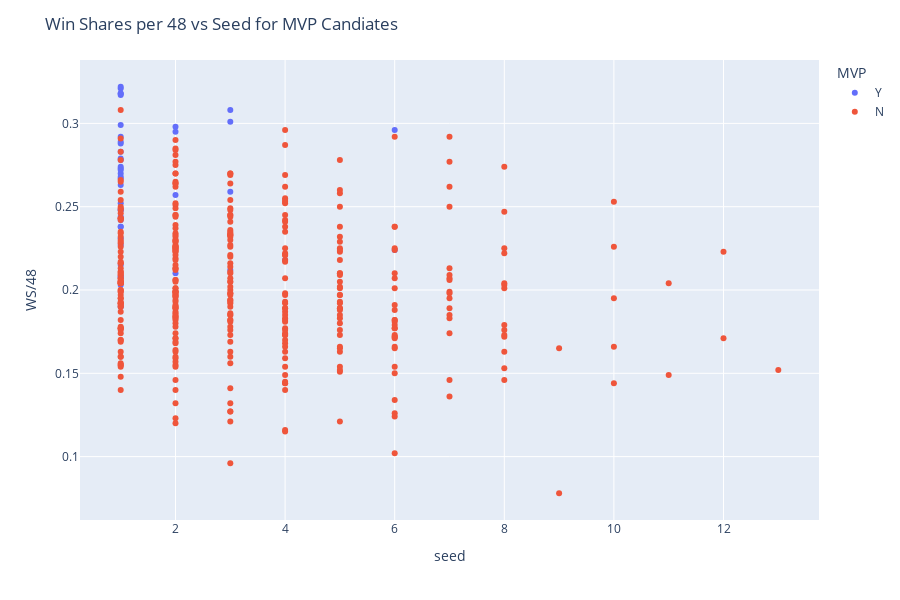

Notebook code cell kept with this figure:
### Code cell
fig = px.scatter(df, x="seed", y="WS/48",color='MVP', hover_data=['Player', 'Year'])
fig.update_layout(height=600, title_text= 'Win Shares per 48 vs Seed for MVP Candiates')
fig.show()

### Figure 1 — Plotly figure (JSON) as saved in the notebook; plotly's stock layout.template omitted (floating-point values rounded to 4 significant figures; data arrays with more than 128 entries replaced by an {"elided": "..."} marker saying what was removed)
{"data": [{"customdata": [["Kareem Abdul-Jabbar", 1980], ["Julius Erving", 1981], ["Moses Malone", 1982], ["Moses Malone", 1983], ["Larry Bird", 1984], ["Larry Bird", 1985], ["Larry Bird", 1986], ["Magic Johnson", 1987], ["Michael Jordan", 1988], ["Magic Johnson", 1989], ["Magic Johnson", 1990], ["Michael Jordan", 1991], ["Michael Jordan", 1992], ["Charles Barkley", 1993], ["Hakeem Olajuwon", 1994], ["David Robinson", 1995], ["Michael Jordan", 1996], ["Karl Malone", 1997], ["Michael Jordan", 1998], ["Karl Malone", 1999], ["Shaquille O'Neal", 2000], ["Allen Iverson", 2001], ["Tim Duncan", 2002], ["Tim Duncan", 2003], ["Kevin Garnett", 2004], ["Steve Nash", 2005], ["Steve Nash", 2006], ["Dirk Nowitzki", 2007], ["Kobe Bryant", 2008], ["LeBron James", 2009], ["LeBron James", 2010], ["Derrick Rose", 2011], ["LeBron James", 2012], ["LeBron James", 2013], ["Kevin Durant", 2014], ["Stephen Curry", 2015], ["Stephen Curry", 2016], ["Russell Westbrook", 2017], ["James Harden", 2018], ["Giannis Antetokounmpo", 2019], ["Giannis Antetokounmpo", 2020], ["Nikola Jokić", 2021], ["Nikola Jokić", 2022], ["Joel Embiid", 2023]], "hovertemplate": "MVP=Y<br>seed=%{x}<br>WS/48=%{y}<br>Player=%{customdata[0]}<br>Year=%{customdata[1]}<extra></extra>", "legendgroup": "Y", "marker": {"color": "#636efa", "symbol": "circle"}, "mode": "markers", "name": "Y", "orientation": "v", "showlegend": true, "type": "scatter", "x": [1, 1, 4, 1, 1, 1, 1, 1, 3, 1, 1, 1, 1, 1, 2, 1, 1, 1, 1, 1, 1, 1, 2, 1, 1, 1, 3, 1, 1, 1, 1, 1, 2, 1, 2, 1, 1, 6, 1, 1, 1, 3, 6, 3], "xaxis": "x", "y": [0.227, 0.231, 0.218, 0.248, 0.215, 0.238, 0.244, 0.263, 0.308, 0.267, 0.27, 0.321, 0.274, 0.242, 0.21, 0.273, 0.317, 0.268, 0.238, 0.252, 0.283, 0.19, 0.257, 0.248, 0.272, 0.203, 0.212, 0.278, 0.208, 0.318, 0.299, 0.208, 0.298, 0.322, 0.295, 0.288, 0.318, 0.224, 0.289, 0.292, 0.279, 0.301, 0.296, 0.259], "yaxis": "y"}, {"customdata": {"elided": "385x2 mixed values"}, "hovertemplate": "MVP=N<br>seed=%{x}<br>WS/48=%{y}<br>Player=%{customdata[0]}<br>Year=%{customdata[1]}<extra></extra>", "legendgroup": "N", "marker": {"color": "#EF553B", "symbol": "circle"}, "mode": "markers", "name": "N", "orientation": "v", "showlegend": true, "type": "scatter", "x": {"elided": "385 int values"}, "xaxis": "x", "y": {"elided": "385 float values"}, "yaxis": "y"}], "layout": {"height": 600, "legend": {"title": {"text": "MVP"}, "tracegroupgap": 0}, "margin": {"t": 60}, "title": {"text": "Win Shares per 48 vs Seed for MVP Candiates"}, "xaxis": {"anchor": "y", "domain": [0, 1], "title": {"text": "seed"}}, "yaxis": {"anchor": "x", "domain": [0, 1], "title": {"text": "WS/48"}}}}
